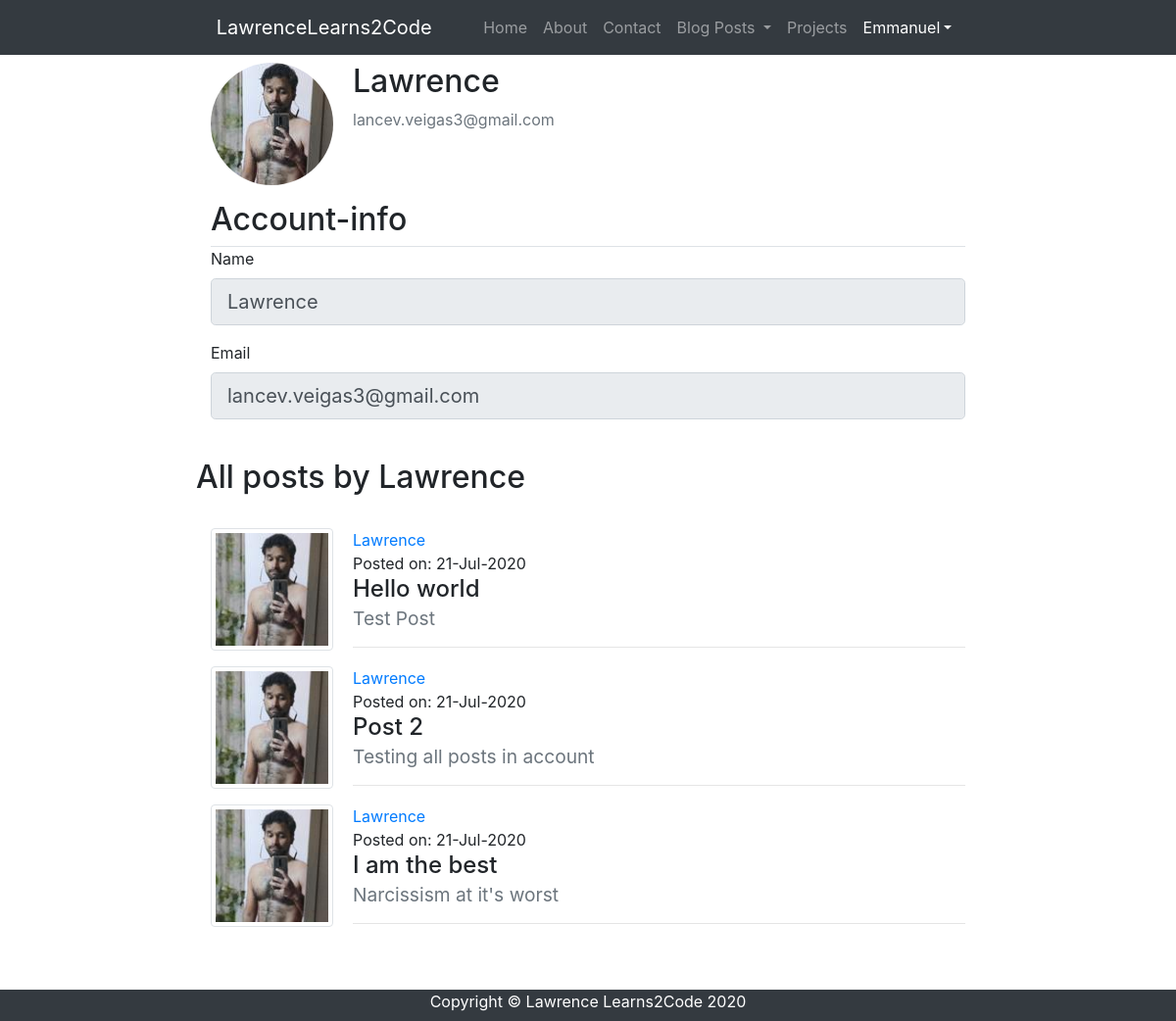
The page /account/1/ (signed in) on the database its author committed.
### lawrencelearns2code/models.py (models this page shows, shortened)
class User(db.Model, UserMixin):
    id = db.Column(db.Integer, primary_key=True)
    username = db.Column(db.String(20), unique=True, nullable=False)
    email = db.Column(db.String(120), unique=True, nullable=False)
    image_file = db.Column(db.String(20), nullable=False, default='default.jpg')
    password = db.Column(db.String(60), nullable=False)
    posts = db.relationship('Post', backref='author', lazy=True)

class Post(db.Model):
    id = db.Column(db.Integer, primary_key=True)
    title = db.Column(db.String(100), nullable=False)
    date_posted = db.Column(db.DateTime, nullable=False, default=datetime.utcnow)
    subtitle = db.Column(db.String(150), nullable=False)
    content = db.Column(db.Text, nullable=False)
    user_id = db.Column(db.Integer, db.ForeignKey('user.id'), nullable=False)

### lawrencelearns2code/routes.py (the view)
@app.route('/account/<user_id>/', methods=['GET','POST'])
@login_required
def account(user_id):
    form = UpdateAccountForm()
    user = User.query.get_or_404(user_id)
    posts = Post.query.filter_by(user_id=user.id).all()
    image_file = url_for('static',filename='images/profile-pictures/' + user.image_file)
    form.username.render_kw = {'readonly':'true'}
    form.email.render_kw = {'readonly':'true'}
    form.picture.render_kw = {'hidden':'true'}
    form.submit.render_kw = {'hidden':'true'}
    if request.method == 'GET':
        form.username.data = user.username
        form.email.data = user.email
    return render_template('account.html', image_file=image_file, form=form, user=user, posts=posts)

### lawrencelearns2code/forms.py (shortened to what this page needs)
class UpdateAccountForm(FlaskForm):
    username = StringField('Name', validators=[DataRequired(), Length(2,20)])
    email = StringField('Email', validators=[DataRequired(), Email()])
    picture = FileField('Update Profile Picture', validators=[FileAllowed(['jpg', 'png', 'jpeg'])])
    submit = SubmitField('Update')

### lawrencelearns2code/models.py (called while the page is built)
@login_manager.user_loader
def load_user(user_id):
    return User.query.get(int(user_id))

### lawrencelearns2code/templates/account.html (shortened to what this page needs)
{% extends "layout.html" %}
{% block content %}
    <div class="content-section my-2">
      <div class="media">
        <img class="rounded-circle account-img" src="{{ image_file }}">
        <div class="media-body">
          <h2 class="account-heading">{{ user.username }}</h2>
          <p class="text-secondary">{{ user.email }}</p>
        </div>
      </div>
        <form method="POST" action="" enctype="multipart/form-data">
            <fieldset class="form-group">
                <div class="border-bottom">
                    <h2 class="d-inline-block">
                        Account-info
                    </h2>
                </div>
                <div class="form-group">
                    {{ form.username.label(class="form-control-label") }}
                    {% if form.username.errors %}
                        {{ form.username(class="form-control form-control-lg is-invalid") }}
                        <div class="invalid-feedback">
                            {% for error in form.username.errors %}
                                <span>{{ error }}</span>
                            {% endfor %}
                        </div>
                    {% else %}
                        {{ form.username(class="form-control form-control-lg") }}
                    {% endif %}
                </div>
                <div class="form-group">
                    {{ form.email.label(class="form-control-label") }}
                    {% if form.email.errors %}
                        {{ form.email(class="form-control form-control-lg is-invalid") }}
                        <div class="invalid-feedback">
                            {% for error in form.email.errors %}
                                <span>{{ error }}</span>
                            {% endfor %}
                        </div>
                    {% else %}
                        {{ form.email(class="form-control form-control-lg") }}
                    {% endif %}
                </div>
            </fieldset>
        </form>
        <div class="row my-4">
            <h2>All posts by {{ user.username }}</h2>
            <div class="container my-4">
                {% if posts|length>0 %}
                    {% for post in posts %}
                        <div class="media">
                            <img class="img-thumbnail account-img" src="{{ url_for('static', filename='images/profile-pictures/' + post.author.image_file) }}">
                            <div class="media-body">
                                <div class="m-0">
                                    <a href="{{url_for('account', user_id=post.user_id)}}" class="float-left">{{post.author.username}}</a>
                                </div>
                                <div class="m-0">
                                    <p class="mb-0">Posted on: {{post.date_posted.strftime('%d-%b-%Y')}}</p>
                                    <h4>{{post.title}}</br><small class="text-muted">{{post.subtitle}}</small></h4>
                                    <hr>
                                </div>
                            </div>
                        </div>
                    {% endfor %}
                {% else %}
                    <h1>No posts</h1>
                {% endif %}
            </div>
        </div>
    </div>
{% endblock content %}

### lawrencelearns2code/templates/layout.html (shortened to what this page needs)
<!DOCTYPE html>
<html lang="en">
<head>
  <link href="{{ url_for('static', filename='vendor/bootstrap/css/bootstrap.min.css') }}" rel="stylesheet">
  <link href="{{ url_for('static', filename='vendor/font-awesome-4.7.0/css/font-awesome.min.css') }}" rel="stylesheet">
  <link href="{{ url_for('static', filename='css/blog-post.css') }}" rel="stylesheet">
</head>
<body class="d-flex flex-column min-vh-100">
  <nav class="navbar navbar-expand-lg navbar-dark bg-dark fixed-top p">
    <div class="container-fluid">
      <a class="navbar-brand" href="{{ url_for('home') }}">
        LawrenceLearns2Code
      </a>
      <div class="collapse navbar-collapse" id="navbarResponsive">
        <ul class="navbar-nav ml-auto">
          <li class="nav-item">
            <a class="nav-link" href="{{ url_for('home') }}">Home
            </a>
          </li>
          <li class="nav-item">
            <a class="nav-link" href="{{ url_for('about') }}">About</a>
          </li>
          <li class="nav-item">
            <a class="nav-link" href="{{ url_for('home') }}">Contact</a>
          </li>
          <li class="nav-item dropdown">
            <a class="nav-link dropdown-toggle" href="#" role="button" data-toggle="dropdown" aria-haspopup="true" aria-expanded="false">
              Blog Posts
            </a>
          </li>
          <li class="nav-item">
            <a class="nav-link" href="#">Projects</a>
          </li>
          <li class="nav-item active dropdown">
            {% if current_user.is_authenticated %}
              <a class="nav-link dropdown-toggle" href="#" role="button" data-toggle="dropdown" aria-haspopup="true" aria-expanded="false">{{current_user.username}}</a>
            {% endif %}
          </li>
        </ul>
      </div>
    </div>
  </nav>
  <div class="container-fluid">
    <div class="row">
      <div class="col-lg-2">
      </div>
      <div class="col-lg-8">
        {% block content %}{% endblock content %}
      </div>
    </div>
  </div>
  <footer class="mt-auto bg-dark" style="height: 2rem;">
    <div class="container">
      <p class="m-0 text-center text-white">Copyright &copy; Lawrence Learns2Code 2020</p>
    </div>
  </footer>
</body>
</html>

### lawrencelearns2code/static/css/blog-post.css (style rules this page uses)
body { padding-top: 56px; }
.account-img { height: 125px; width: 125px; margin-right: 20px; margin-bottom: 16px; }

### rows shown on the page
User: username "Emmanuel"
User: username "Lawrence", email "lancev.veigas3@gmail.com"
Post: image_file (picture), author.username "Lawrence", date_posted "21-Jul-2020", title "Hello world", subtitle "Test Post"
Post: image_file (picture), author.username "Lawrence", date_posted "21-Jul-2020", title "Post 2", subtitle "Testing all posts in account"
Post: image_file (picture), author.username "Lawrence", date_posted "21-Jul-2020", title "I am the best", subtitle "Narcissism at it's worst"
